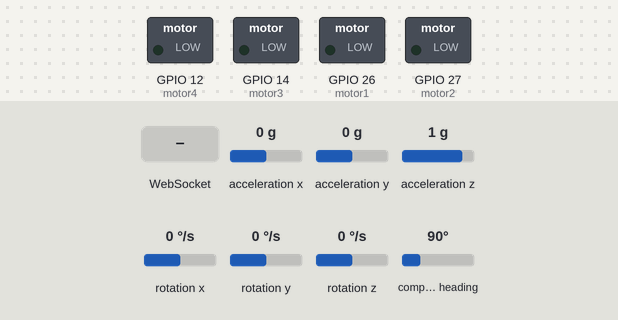
Recording of a sketch running on a simulated ESP32. Shown: switched loads named in the sketch (green lamp = pin HIGH). Inputs (shaded band) come from the test bench; at power-on: acceleration x 0 g, acceleration y 0 g, acceleration z 1 g, rotation x 0 °/s, rotation y 0 °/s, rotation z 0 °/s, compass heading 90°. WiFi joins after 1.5 s; servers stay silent unless stated; storage starts empty; what the sketch prints to the serial monitor is not drawn.

Above: at 12.2 s.
12.3 s: WebSocket text "ho" received
At 12.6 s:
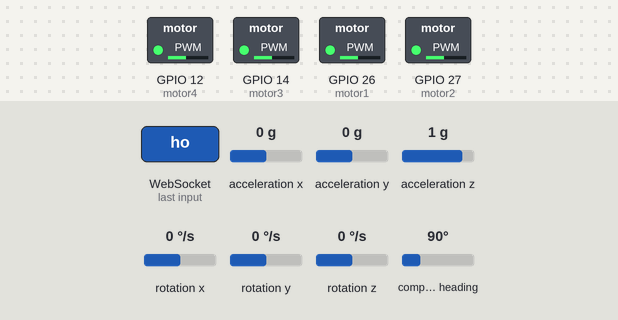
13.8 s: WebSocket text "ll" received
15.3 s: WebSocket text "ko" received
At 16.4 s:
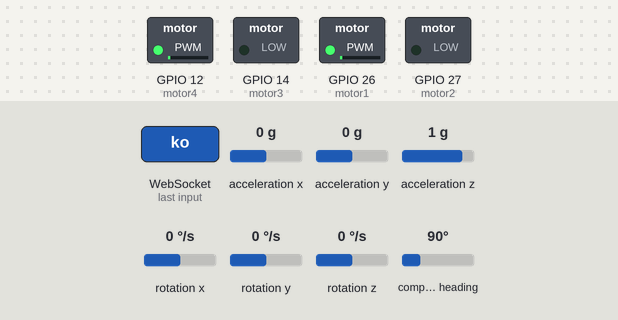
16.8 s: WebSocket text "lu" received
At 18.3 s:
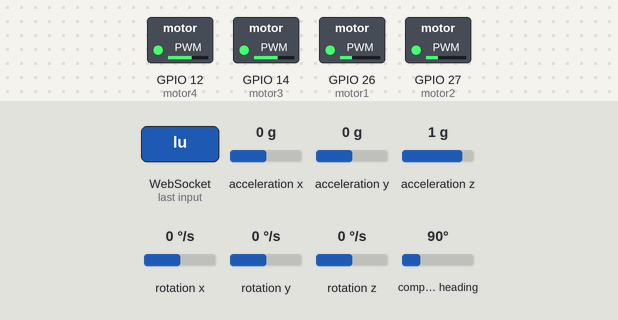
18.6 s: WebSocket text "ld" received
At 19.1 s:
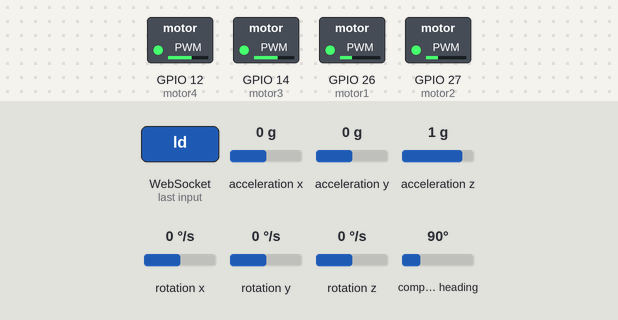
20.1 s: WebSocket text "rl" received
Timing chart, 0 to 21.5 s (numbered marks = the images above; inputs shaded):
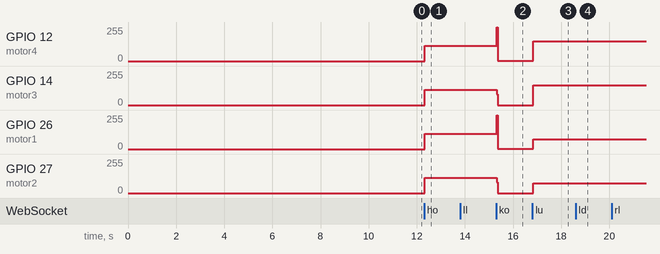

The sketch:

QuadCopter_Server_PID.ino
```cpp
/*
  board package: https://raw.githubusercontent.com/espressif/arduino-esp32/gh-pages/package_esp32_index.json
*/

#include <Arduino.h>
#include <WiFi.h>
#include <AsyncTCP.h>
#include <ESPAsyncWebServer.h>
#include "SPIFFS.h"
#include <Arduino_JSON.h>
#include "MPU9250.h"
#include <AutoPID.h>
#include <Wire.h>

// Replace with your network credentials
const char* ssid = "CRI-MAKERLAB";
const char* password = "--criMAKER--";

// Create AsyncWebServer object on port 80
AsyncWebServer server(80);
// Create a WebSocket object

AsyncWebSocket ws("/ws");

AsyncWebSocketClient * globalClient = NULL;

/*    Roll
       ^
       |         _ Yaw
                 /|
   -   |   -    /
  |1|     |2|
   -\     /-
     \ - /
     |   |   - - > Pitch
     /[_]\
   -/     \-
  |4|     |3|
   -       -


*/

//without usb cable
const int motor1 = 26;
const int motor2 = 27;
const int motor3 = 14;
const int motor4 = 12;
/*
//with usb cable
const int motor1 = 27;
const int motor2 = 14;
const int motor3 = 12;
const int motor4 = 26;*/

bool isOff = true;

String message = "";
String sliderValue1 = "0";
String sliderValue2 = "0";
String sliderValue3 = "0";
String sliderValue4 = "0";
String sliderValue5 = "0";

int dutyCycle1, dutyCycle2, dutyCycle3, dutyCycle4;
int speed1, speed2, speed3, speed4;

//setting speed properties (values are percentages)
const int primaryThrust = 90;    //229.5
const int secondaryThrust = 45;  //114.75
const int tertiaryThrust = 15;   //38.25

//setting angle properties (Pitch/Roll/Yaw)
//movement
#define SET_POINT_ROLL 150
#define SET_POINT_PITCH 150
#define SET_POINT_YAW 90

//idle
#define SET_POINT_ROLL_IDLE 180
#define SET_POINT_PITCH_IDLE 180
#define SET_POINT_YAW_IDLE 180

//setting PWM properties
const int freq = 5000;
const int motorChannel1 = 0; //MOTOR_1R
const int motorChannel2 = 1; //MOTOR_2R
const int motorChannel3 = 2; //MOTOR_2L
const int motorChannel4 = 3; //MOTOR_1L

const int resolution = 8;

int initialSpeed = 196;


// MPU variables
MPU9250 mpu;
float Acc_angle[3];
float Gyro_angle[3];
float Mag_angle[3];
float RPY[3];

// PID settings and gains
#define OUTPUT_MIN 0
#define OUTPUT_MAX 80
#define KP 0.12
#define KI .0003
#define KD 0.03
#define UPDATE_DELAY 10

double currentRoll, setPointR, outputRoll, delta;
double currentPitch, setPointP, outputPitch;
double currentYaw, setPointY, outputYaw;

//input/output variables passed by reference, so they are updated automatically
AutoPID RollPID(&currentRoll, &setPointR, &outputRoll, OUTPUT_MIN, OUTPUT_MAX, KP, KI, KD);
AutoPID PitchPID(&currentPitch, &setPointP, &outputPitch, OUTPUT_MIN, OUTPUT_MAX, KP, KI, KD);
AutoPID YawPID(&currentYaw, &setPointY, &outputYaw, OUTPUT_MIN, OUTPUT_MAX, KP, KI, KD);

float elapsedTime, currTime, prevTime; //Loop execution time

//Json Variables to Hold Slider and MPU Values
JSONVar sliderValues;
JSONVar mpuValues;


//Get Slider Values
String getSliderValues(){
  sliderValues["sliderValue1"] = String(sliderValue1);
  sliderValues["sliderValue2"] = String(sliderValue2);
  sliderValues["sliderValue3"] = String(sliderValue3);
  sliderValues["sliderValue4"] = String(sliderValue4);
  sliderValues["sliderValue5"] = String(sliderValue5);

  String jsonString = JSON.stringify(sliderValues);
  return jsonString;
}

//Get MPU Values
String getMpuValues(){
  mpuValues["AccX"] = String(Acc_angle[0]);
  mpuValues["AccY"] = String(Acc_angle[1]);
  mpuValues["AccZ"] = String(Acc_angle[2]);

  mpuValues["GyroX"] = String(Gyro_angle[0]);
  mpuValues["GyroY"] = String(Gyro_angle[1]);
  mpuValues["GyroZ"] = String(Gyro_angle[2]);

  mpuValues["MagX"] = String(Mag_angle[0]);
  mpuValues["MagY"] = String(Mag_angle[1]);
  mpuValues["MagZ"] = String(Mag_angle[2]);

  String jsonString2 = JSON.stringify(mpuValues);
  return jsonString2;
}

// Initialize SPIFFS
void initFS() {
  if (!SPIFFS.begin()) {
    Serial.println("An error has occurred while mounting SPIFFS");
  }
  else{
   Serial.println("SPIFFS mounted successfully");
  }
}

// Initialize WiFi
void initWiFi() {
  WiFi.mode(WIFI_STA);
  WiFi.begin(ssid, password);
  Serial.print("Connecting to WiFi ..");
  while (WiFi.status() != WL_CONNECTED) {
    Serial.print('.');
    delay(1000);
  }
  delay(5000);
  Serial.println(WiFi.localIP());
}

void notifyClients(String mpuValues) {
  ws.textAll(mpuValues);
}

void handleWebSocketMessage(void *arg, uint8_t *data, size_t len) {
  AwsFrameInfo *info = (AwsFrameInfo*)arg;
  if (info->final && info->index == 0 && info->len == len && info->opcode == WS_TEXT) {
    data[len] = 0;
    message = (char*)data;

    //Controler Commands
    if (message.indexOf("ko") >= 0) { //turn off copter
      isOff = true;
      //sliderValue5 = message.substring(2);
      dutyCycle1 = map(0, 0, 100, 0, 255);
      dutyCycle2 = map(0, 0, 100, 0, 255);
      dutyCycle3 = map(0, 0, 100, 0, 255);
      dutyCycle4 = map(0, 0, 100, 0, 255);
      Serial.println("Turn off");
      //notifyClients(getSliderValues());
    }

    if (message.indexOf("ho") >= 0) { //hover/idle
      //sliderValue5 = message.substring(2);
      isOff = false;
      setPointR = SET_POINT_ROLL_IDLE;
      setPointP = SET_POINT_PITCH_IDLE;


      dutyCycle1 = map(secondaryThrust, 0, 100, 0, 255);
      dutyCycle2 = map(secondaryThrust, 0, 100, 0, 255);
      dutyCycle3 = map(secondaryThrust, 0, 100, 0, 255);
      dutyCycle4 = map(secondaryThrust, 0, 100, 0, 255);
      Serial.println("Hover");
      //notifyClients(getSliderValues());
    }

    //left controler
    if (message.indexOf("ll") >= 0) {
      isOff = false;
      //sliderValue5 = message.substring(2);
      setPointR = SET_POINT_ROLL_IDLE;
      setPointP = SET_POINT_PITCH;
      setPointY = SET_POINT_PITCH_IDLE;

      dutyCycle1 = map(secondaryThrust, 0, 100, 0, 255);
      dutyCycle2 = map(primaryThrust, 0, 100, 0, 255);
      dutyCycle3 = map(primaryThrust, 0, 100, 0, 255);
      dutyCycle4 = map(secondaryThrust, 0, 100, 0, 255);
      Serial.println("Straight left");
      //notifyClients(getSliderValues());
    }
    if (message.indexOf("lu") >= 0) {
      isOff = false;
      //sliderValue5 = message.substring(2);
      setPointR = SET_POINT_ROLL;
      setPointP = SET_POINT_PITCH_IDLE;
      setPointY = SET_POINT_YAW_IDLE;

      dutyCycle1 = map(secondaryThrust, 0, 100, 0, 255);
      dutyCycle2 = map(secondaryThrust, 0, 100, 0, 255);
      dutyCycle3 = map(primaryThrust, 0, 100, 0, 255);
      dutyCycle4 = map(primaryThrust, 0, 100, 0, 255);
      Serial.println("Straight forward");
      //notifyClients(getSliderValues());
    }
    if (message.indexOf("lr") >= 0) {
      isOff = false;
      setPointR = SET_POINT_ROLL_IDLE;
      setPointP = SET_POINT_PITCH;
      setPointY = SET_POINT_YAW_IDLE;
      //sliderValue5 = message.substring(2);
      dutyCycle1 = map(primaryThrust, 0, 100, 0, 255);
      dutyCycle2 = map(secondaryThrust, 0, 100, 0, 255);
      dutyCycle3 = map(secondaryThrust, 0, 100, 0, 255);
      dutyCycle4 = map(primaryThrust, 0, 100, 0, 255);
      Serial.println("Straight right");
      //notifyClients(getSliderValues());
    }
    if (message.indexOf("ld") >= 0) {
      isOff = false;
      setPointR = SET_POINT_ROLL;
      setPointP = SET_POINT_PITCH_IDLE;
      setPointY = SET_POINT_YAW_IDLE;
      //sliderValue5 = message.substring(2);
      dutyCycle1 = map(primaryThrust, 0, 100, 0, 255);
      dutyCycle2 = map(primaryThrust, 0, 100, 0, 255);
      dutyCycle3 = map(secondaryThrust, 0, 100, 0, 255);
      dutyCycle4 = map(secondaryThrust, 0, 100, 0, 255);
      Serial.println("Straight reverse");
      //notifyClients(getSliderValues());
    }

    //right controler
    if (message.indexOf("rl") >= 0) {
      isOff = false;
      setPointR = SET_POINT_ROLL_IDLE;
      setPointP = SET_POINT_PITCH_IDLE;
      setPointY = SET_POINT_YAW;
      //sliderValue5 = message.substring(2);
      dutyCycle1 = map(primaryThrust, 0, 100, 0, 255);
      dutyCycle2 = map(secondaryThrust, 0, 100, 0, 255);
      dutyCycle3 = map(secondaryThrust, 0, 100, 0, 255);
      dutyCycle4 = map(secondaryThrust, 0, 100, 0, 255);
      Serial.println("Right rotation");
      //notifyClients(getSliderValues());
    }
    if (message.indexOf("ru") >= 0) {
      isOff = false;
      setPointR = SET_POINT_ROLL_IDLE;
      setPointP = SET_POINT_PITCH_IDLE;
      setPointY = SET_POINT_YAW_IDLE;
      //sliderValue5 = message.substring(2);
      dutyCycle1 = map(primaryThrust, 0, 100, 0, 255);
      dutyCycle2 = map(primaryThrust, 0, 100, 0, 255);
      dutyCycle3 = map(primaryThrust, 0, 100, 0, 255);
      dutyCycle4 = map(primaryThrust, 0, 100, 0, 255);
      Serial.println("Altitude gain");
      //notifyClients(getSliderValues());
    }
    if (message.indexOf("rr") >= 0) {
      isOff = false;
      setPointR = SET_POINT_ROLL_IDLE;
      setPointP = SET_POINT_PITCH_IDLE;
      setPointY = SET_POINT_YAW;
      //sliderValue5 = message.substring(2);
      dutyCycle1 = map(secondaryThrust, 0, 100, 0, 255);
      dutyCycle2 = map(primaryThrust, 0, 100, 0, 255);
      dutyCycle3 = map(secondaryThrust, 0, 100, 0, 255);
      dutyCycle4 = map(secondaryThrust, 0, 100, 0, 255);
      Serial.println("Left rotation");
      //notifyClients(getSliderValues());
    }
    if (message.indexOf("rd") >= 0) {
      isOff = false;
      setPointR = SET_POINT_ROLL_IDLE;
      setPointP = SET_POINT_PITCH_IDLE;
      setPointY = SET_POINT_YAW_IDLE;
      //sliderValue5 = message.substring(2);
      dutyCycle1 = map(tertiaryThrust, 0, 100, 0, 255);
      dutyCycle2 = map(tertiaryThrust, 0, 100, 0, 255);
      dutyCycle3 = map(tertiaryThrust, 0, 100, 0, 255);
      dutyCycle4 = map(tertiaryThrust, 0, 100, 0, 255);
      Serial.println("Altitude loss");
      //notifyClients(getSliderValues());
    }


    //Testing Commands

    if (message.indexOf("5s") >= 0) {
      isOff = false;
      sliderValue5 = message.substring(2);
      dutyCycle1 = map(sliderValue5.toInt(), 0, 100, 0, 255);
      dutyCycle2 = map(sliderValue5.toInt(), 0, 100, 0, 255);
      dutyCycle3 = map(sliderValue5.toInt(), 0, 100, 0, 255);
      dutyCycle4 = map(sliderValue5.toInt(), 0, 100, 0, 255);
      //Serial.println(dutyCycle4);
      //Serial.print(getSliderValues());
      notifyClients(getSliderValues());
    } else{
          isOff = false;
          if (message.indexOf("1s") >= 0) {
            sliderValue1 = message.substring(2);
            dutyCycle1 = map(sliderValue1.toInt(), 0, 100, 0, 255);
            //Serial.println(dutyCycle1);
            //Serial.print(getSliderValues());
            notifyClients(getSliderValues());
          }
          if (message.indexOf("2s") >= 0) {
            sliderValue2 = message.substring(2);
            dutyCycle2 = map(sliderValue2.toInt(), 0, 100, 0, 255);
            //Serial.println(dutyCycle2);
            //Serial.print(getSliderValues());
            notifyClients(getSliderValues());
          }
          if (message.indexOf("3s") >= 0) {
            sliderValue3 = message.substring(2);
            dutyCycle3 = map(sliderValue3.toInt(), 0, 100, 0, 255);
            //Serial.println(dutyCycle3);
            //Serial.print(getSliderValues());
            notifyClients(getSliderValues());
          }
          if (message.indexOf("4s") >= 0) {
            sliderValue4 = message.substring(2);
            dutyCycle4 = map(sliderValue4.toInt(), 0, 100, 0, 255);
            //Serial.println(dutyCycle4);
            //Serial.print(getSliderValues());
            notifyClients(getSliderValues());
          }
    }


    if (strcmp((char*)data, "getValues") == 0) {
      notifyClients(getSliderValues());
    }
  }
}

void onEvent(AsyncWebSocket *server, AsyncWebSocketClient *client, AwsEventType type, void *arg, uint8_t *data, size_t len) {
  switch (type) {
    case WS_EVT_CONNECT:
      Serial.printf("WebSocket client #%u connected from %s\n", client->id(), client->remoteIP().toString().c_str());
      break;
    case WS_EVT_DISCONNECT:
      Serial.printf("WebSocket client #%u disconnected\n", client->id());
      break;
    case WS_EVT_DATA:
      handleWebSocketMessage(arg, data, len);
      break;
    case WS_EVT_PONG:
    case WS_EVT_ERROR:
      break;
  }
}

void initWebSocket() {
  ws.onEvent(onEvent);
  server.addHandler(&ws);
}


void setup() {
  Serial.begin(115200);
  pinMode(motor1, OUTPUT);
  pinMode(motor2, OUTPUT);
  pinMode(motor3, OUTPUT);
  pinMode(motor4, OUTPUT);
  initFS();

  initWiFi();

  // configure LED PWM functionalitites
  ledcSetup(motorChannel1, freq, resolution);
  ledcSetup(motorChannel2, freq, resolution);
  ledcSetup(motorChannel3, freq, resolution);
  ledcSetup(motorChannel4, freq, resolution);

  // attach the channel to the GPIO to be controlled
  ledcAttachPin(motor1, motorChannel1);
  ledcAttachPin(motor2, motorChannel2);
  ledcAttachPin(motor3, motorChannel3);
  ledcAttachPin(motor4, motorChannel4);


  initWebSocket();

  // Web Server Root URL
  server.on("/", HTTP_GET, [](AsyncWebServerRequest *request){
    request->send(SPIFFS, "/index.html", "text/html");
  });

  server.on("/", HTTP_GET, [](AsyncWebServerRequest *request){
    request->send(SPIFFS, "/style.css", "text/css");
  });

  server.on("/", HTTP_GET, [](AsyncWebServerRequest *request){
    request->send(SPIFFS, "/app.js", "text/javascript");
  });

  server.serveStatic("/", SPIFFS, "/");

  // Start server
  server.begin();

  Wire.begin();
    delay(2000);

    if (!mpu.setup(0x69)) {  // change to your own address
        while (1) {
            Serial.println("MPU connection failed. Please check your connection with `connection_check` example.");
            delay(5000);
        }
    }

    //MPU calibration
    mpu.setAccBias(28.61, 41.64, -30.58);
    mpu.setGyroBias(0.43, 0.16, -0.04);
    mpu.setMagBias(84.66, 308.93, -130.66);

        //if currentRoll is more than x degrees below or above setpoint, OUTPUT will be set to min or max respectively
    RollPID.setBangBang(15);
    //set PID update interval to 1000ms
    RollPID.setTimeStep(UPDATE_DELAY);
    setPointR = 180; //This is the angle in which we whant the balance to stay steady

    //if currentPitch is more than x degrees below or above setpoint, OUTPUT will be set to min or max respectively
    PitchPID.setBangBang(30);
    //set PID update interval to 1000ms
    PitchPID.setTimeStep(UPDATE_DELAY);
    setPointP = 180;

    //if currentPitch is more than x degrees below or above setpoint, OUTPUT will be set to min or max respectively
    YawPID.setBangBang(30);
    //set PID update interval to 1000ms
    YawPID.setTimeStep(UPDATE_DELAY);
    setPointY = 0;

    delay(2000);
    Serial.println("Setup Done!");
}

void loop() {
  static uint32_t lastUpdate = millis();
  if(isOff == false){
    if(mpu.update()){
      if(millis() > lastUpdate + 100){
       get_raw_mpu_values();
       lastUpdate = millis();
       notifyClients(getMpuValues());
       }
      roll_pid();
      pitch_pid();
      yaw_pid();
    }
  }
  ledcWrite(motorChannel1, dutyCycle1);
  ledcWrite(motorChannel2, dutyCycle2);
  ledcWrite(motorChannel3, dutyCycle3);
  ledcWrite(motorChannel4, dutyCycle4);

  ws.cleanupClients();

}

void get_raw_mpu_values(){
     // Accelerometer //
     Acc_angle[0] = mpu.getAccX();
     //Serial.print("AccX raw value: ");
     //Serial.println(Acc_angle[0]);
     Acc_angle[1] = mpu.getAccY();
     //Serial.print("AccY raw value: ");
     //Serial.println(Acc_angle[1]);
     Acc_angle[2] = mpu.getAccZ();
     //Serial.print("AccZ raw value: ");
     //Serial.println(Acc_angle[2]);

     // Gyroscope //
     Gyro_angle[0] = mpu.getGyroX();
     //Serial.print("Gx raw value: ");
     //Serial.println(Gyro_angle[0]);
     Gyro_angle[1] = mpu.getGyroY();
     //Serial.print("Gy raw value: ");
     //Serial.println(Gyro_angle[1]);
     Gyro_angle[2] = mpu.getGyroZ();
     //Serial.print("Gz raw value: ");
     //Serial.println(Gyro_angle[2]);

     // Magnetometre //
     Mag_angle[0] = mpu.getMagX();
     //Serial.print("MagX raw value: ");
     //Serial.println(Mag_angle[0]);
     Mag_angle[1] = mpu.getMagY();
     //Serial.print("MagY raw value: ");
     //Serial.println(Mag_angle[1]);
     Mag_angle[2] = mpu.getMagZ();
     //Serial.print("MagZ raw value: ");
     //Serial.println(Mag_angle[2]);

     RPY[0] = mpu.getRoll();
     RPY[1] = mpu.getPitch();
     RPY[2] = mpu.getYaw();

}

void roll_pid(){
  if(RPY[0]<0){
    currentRoll = RPY[0] + 180;
    RollPID.run();
    delta = outputRoll;
  }
  else{
    currentRoll = -RPY[0] + 180;
    RollPID.run();
    delta = -outputRoll;
  }
  /*Serial.print("Current Roll: ");
  Serial.println(currentRoll);
  Serial.print("OutputRoll: ");
  Serial.println(outputRoll);*/

  speed1 = dutyCycle1 + delta;
  speed2 = dutyCycle2 - delta;
  speed3 = dutyCycle3 - delta;
  speed4 = dutyCycle4 + delta;

  ledcWrite(0, speed1);
  ledcWrite(1, speed2);
  ledcWrite(2, speed3);
  ledcWrite(3, speed4);
}

void pitch_pid(){
  if(RPY[1]>0){
    currentPitch = - RPY[1] + 180;
    PitchPID.run();
    delta = outputPitch;
  }
  else{
    currentPitch = RPY[1] + 180;
    PitchPID.run();
    delta = - outputPitch;
  }

  /*Serial.print("Current Pitch: ");
  Serial.println(currentPitch);
  Serial.print("OutputPitch: ");
  Serial.println(outputPitch);*/

  speed1 = dutyCycle1 - delta;
  speed2 = dutyCycle2 - delta;
  speed3 = dutyCycle3 + delta;
  speed4 = dutyCycle4 + delta;

  ledcWrite(0, speed1);
  ledcWrite(1, speed2);
  ledcWrite(2, speed3);
  ledcWrite(3, speed4);
}

void yaw_pid(){
  if(RPY[2]>0){
    currentPitch = - RPY[2] + 180;
    YawPID.run();
    delta = outputYaw;
  }
  else{
    currentYaw = RPY[2] + 180;
    YawPID.run();
    delta = - outputYaw;
  }

 /*Serial.print("Current Yaw: ");
  Serial.println(currentYaw);
  Serial.print("OutputYaw: ");
  Serial.println(outputYaw);*/

  speed1 = dutyCycle1 - delta;
  speed2 = dutyCycle2 + delta;
  speed3 = dutyCycle3 + delta;
  speed4 = dutyCycle4 - delta;

  ledcWrite(0, speed1);
  ledcWrite(1, speed2);
  ledcWrite(2, speed3);
  ledcWrite(3, speed4);
}
```

Measured:
- after the input at 12.3 s, GPIO 12 (motor4), GPIO 14 (motor3), GPIO 26 (motor1), GPIO 27 (motor2): 0/255 → 114/255 at once
- after the input at 15.3 s, GPIO 12 (motor4), GPIO 26 (motor1): 114/255 → 1/255 at once; GPIO 14 (motor3), GPIO 27 (motor2): 114/255 → 0/255 at once
- after the input at 16.8 s, GPIO 12 (motor4): 1/255 → 149/255 after 0.05 s; GPIO 14 (motor3): 0/255 → 149/255 after 0.05 s; GPIO 26 (motor1): 1/255 → 75/255 after 0.05 s; GPIO 27 (motor2): 0/255 → 75/255 after 0.05 s
- after the input at 18.6 s, GPIO 12 (motor4), GPIO 14 (motor3): stays 149/255 (without the input it goes to 228/255 after 0.93 s); GPIO 26 (motor1), GPIO 27 (motor2): stays 75/255 (without the input it goes to 114/255 after 0.93 s)
